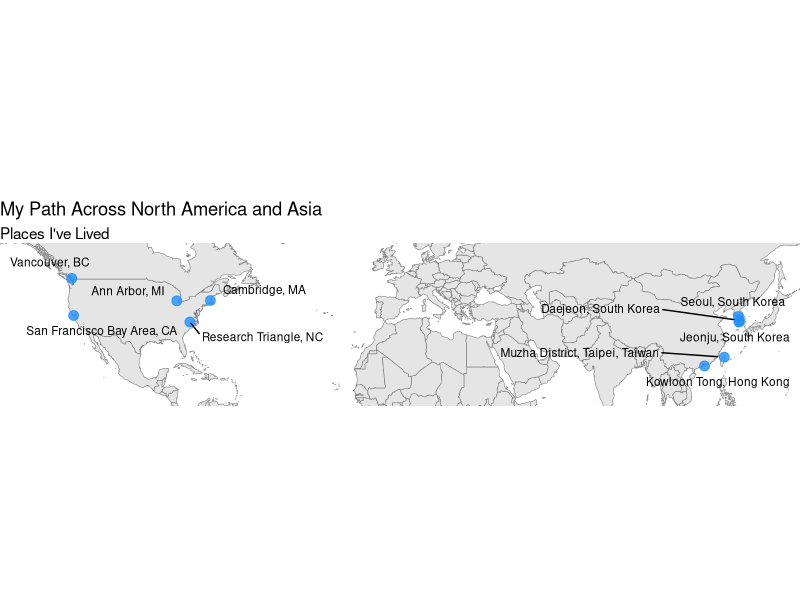

Recreate this plot in R.
# Load necessary libraries
library(sf)
library(ggplot2)
library(rnaturalearth)
library(rnaturalearthdata) # It's good practice to be explicit with packages
library(ggrepel)
library(here) # A useful package for managing file paths

# A sample of your data
places <- data.frame(
  place = c("Jeonju, South Korea", "Daejeon, South Korea", "Seoul, South Korea",
            "Kowloon Tong, Hong Kong", "Muzha District, Taipei, Taiwan",
            "Vancouver, BC", "San Francisco Bay Area, CA",
            "Ann Arbor, MI", "Cambridge, MA", "Research Triangle, NC"),
  lon = c(127.1, 127.3, 126.9, 114.2, 121.6, -123.1, -122.4, -83.7, -71.1, -78.8),
  lat = c(35.8, 36.3, 37.5, 22.3, 25.0, 49.2, 37.8, 42.3, 42.4, 35.8)
)

# Get world map data
world_map <- ne_countries(scale = "medium", returnclass = "sf")

# Convert your data frame to an sf object
places_sf <- st_as_sf(places, coords = c("lon", "lat"), crs = 4326)

# Create the zoomed-in plot without gridlines
p <- ggplot() +
  # Plot the world map
  geom_sf(data = world_map, fill = "gray90", color = "gray50") +
  # Plot the points for each place lived
  geom_sf(data = places_sf, size = 3, color = "dodgerblue", alpha = 0.8) +
  # Add labels to the points with ggrepel to prevent overlapping
  geom_text_repel(data = places, aes(x = lon, y = lat, label = place),
                  size = 3,
                  box.padding = 0.5,
                  point.padding = 0.5,
                  max.overlaps = Inf) +
  # Zoom in on the Pacific region to show both North America and Asia
  # Adjust these values as needed for the desired view
  coord_sf(xlim = c(-150, 150), ylim = c(10, 60), expand = FALSE) +
  labs(title = "My Path Across North America and Asia",
       subtitle = "Places I've Lived") +
  # Remove all background elements like gridlines and axes
  theme_void()

# Open the PNG device to save the plot
png(here("misc", "life_story_map.png"), width = 10, height = 6, units = "in", res = 300)

# Print the plot to the device
print(p)

# Close the device
dev.off()
